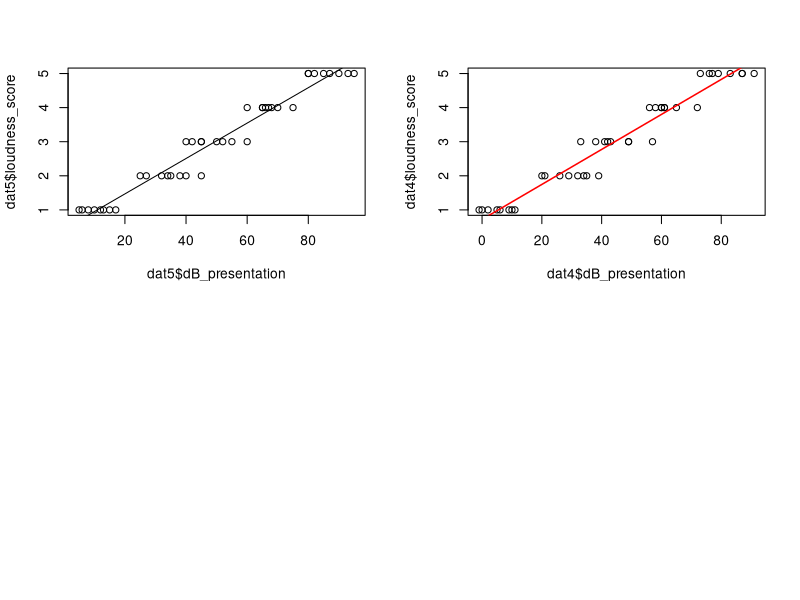
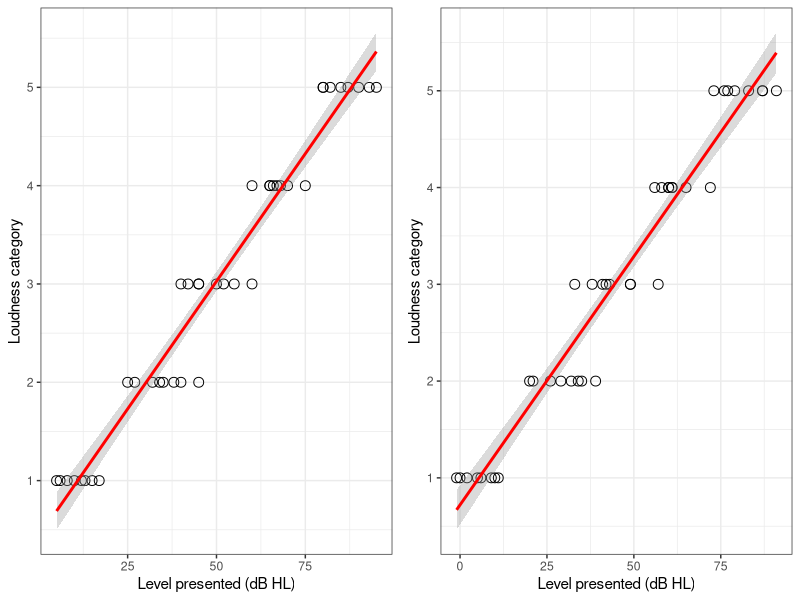

Here is the R script that generated these plots, in order:

#See: https://www.datacamp.com/tutorial/linear-regression-R
#For regression tutorial

#Load package (install with install.package("packagename") if missing)
library(readr)
library(tidyverse)
library(MASS)
library(ggplot2)
library(ggpubr)

#Read in simulated data
dat <- read_csv("LGF_simdata.csv")

#split to separate data frames for 500Hz and 4kHz
dat5 <- dat[,c("ID", "low5", "lowmid5", "mid5", "midhigh5", "high5")]
dat4 <- dat[,c("ID", "low4", "lowmid4", "mid4", "midhigh4", "high4")]

#Gather to "long" format
dat5 <- gather(dat5, key = "loudness_score", value = "dB_presentation", -ID)
dat4 <- gather(dat4, key = "loudness_score", value = "dB_presentation", -ID)

#Recode loudness_score to numeric "dummy variable"
dat5$loudness_score <- recode(dat5$loudness_score, "low5" = 1, "lowmid5" = 2, "mid5" = 3, "midhigh5" = 4, "high5" = 5)
dat4$loudness_score <- recode(dat4$loudness_score, "low4" = 1, "lowmid4" = 2, "mid4" = 3, "midhigh4" = 4, "high4" = 5)

#Linear models
lm_mod5 <- lm(dat5$loudness_score ~ dat5$dB_presentation)
lm_mod4 <- lm(dat4$loudness_score ~ dat4$dB_presentation)

par(mfrow=c(2,2)) #Specify plots to be on 2-by-2 grid (i.e 4 panels)

#Plot data and linear model fit in standard R
plot(dat5$dB_presentation, dat5$loudness_score)
abline(lm_mod5)

plot(dat4$dB_presentation, dat4$loudness_score)
abline(lm_mod4, col = "red", lwd = 1.5)


#A nicer plot(?) option using ggplot-package
plot1 <- ggplot(dat5, aes(x = dB_presentation, y = loudness_score)) + 
  geom_point(shape = 1, size = 3) +
  stat_smooth(method = "lm", col = "red", alpha = 0.35)+
  xlab("Level presented (dB HL)")+
  ylab("Loudness category")+
  theme_bw()

plot2 <- ggplot(dat4, aes(x = dB_presentation, y = loudness_score)) + 
  geom_point(shape = 1, size = 3) +
  stat_smooth(method = "lm", col = "red", alpha = 0.35)+
  xlab("Level presented (dB HL)")+
  ylab("Loudness category")+
  theme_bw()

ggarrange(plot1, plot2, ncol=2, nrow=1)

#Make dummy variables factor
dat5$loudness_score <- factor(dat5$loudness_score, levels = c(1,2,3,4,5))
dat4$loudness_score <- factor(dat5$loudness_score, levels = c(1,2,3,4,5))

#Linear regression models per frequency: lm([target] ~ [predictor / features], data = [data source])
mod5 <- glm(loudness_score ~ dB_presentation, data = dat5, family = binomial)
mod4 <- glm(loudness_score ~ dB_presentation, data = dat4, family = binomial)

#Display model summary
summary(mod4)
summary(mod5)
